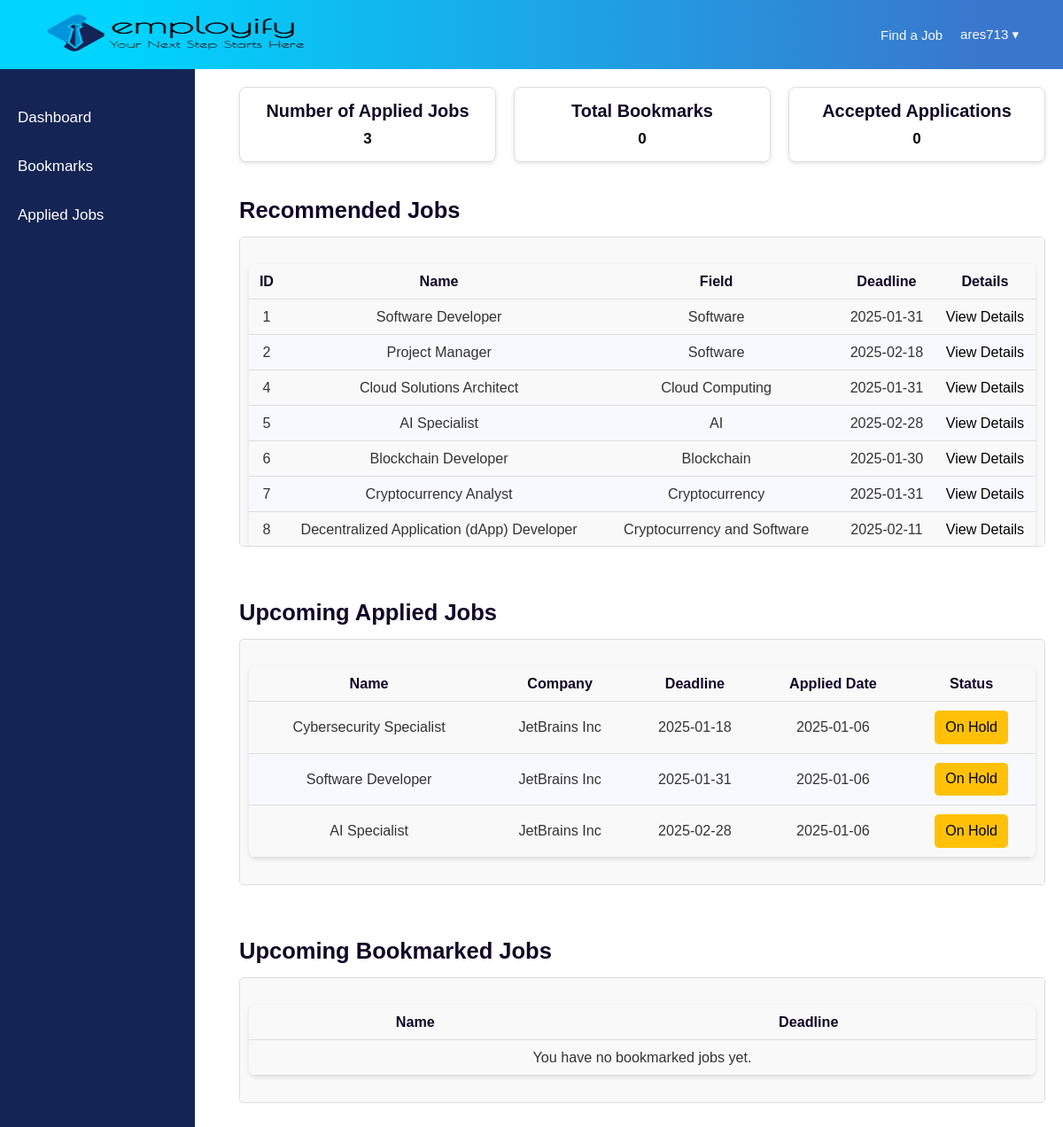
The app's page /js_dashboard.php (signed in) with its own data.
### tables this page shows
CREATE TABLE `applications` (
  `A_id` int(12) NOT NULL,
  `Name` text NOT NULL,
  `R_id` varchar(12) NOT NULL,
  `Status` tinyint(1) NOT NULL DEFAULT 1 COMMENT 'Active = 1\r\nInactive = 0',
  `Deadline` date NOT NULL,
  `Field` varchar(30) NOT NULL,
  `Posted_Date` date NOT NULL DEFAULT current_timestamp(),
  `Description` text NOT NULL,
  `Salary` int(11) NOT NULL
);

CREATE TABLE `seeker_seeks` (
  `S_id` varchar(12) NOT NULL,
  `A_id` int(12) NOT NULL,
  `Applied_Date` date NOT NULL DEFAULT current_timestamp(),
  `Status` tinyint(1) DEFAULT NULL COMMENT 'NULL = On Hold\r\n0 = Rejected\r\n1 = Accepted'
);

CREATE TABLE `recruiter` (
  `R_id` varchar(12) NOT NULL,
  `FName` text NOT NULL,
  `LName` text NOT NULL,
  `Gender` tinyint(1) NOT NULL COMMENT '0 = Female\r\n1 = Male',
  `Email` varchar(255) NOT NULL,
  `Password` varchar(255) NOT NULL,
  `DoB` date NOT NULL DEFAULT current_timestamp(),
  `CName` varchar(30) DEFAULT NULL COMMENT 'Company Name',
  `CDescription` varchar(30) DEFAULT NULL COMMENT 'Company Description',
  `Contact` int(11) NOT NULL
);

### js_dashboard.php (the view, shortened to what this page needs)
<?php
require_once 'DBconnect.php';
$username = $_SESSION['username'];
$query_applied = "SELECT COUNT(*) AS applied_jobs_count FROM seeker_seeks
                    WHERE S_id = ?";
$stmt_applied = $con->prepare($query_applied);
$stmt_applied->bind_param("s", $username);
$stmt_applied->execute();
$result_applied = $stmt_applied->get_result();
$applied_jobs_count = $result_applied->fetch_assoc()['applied_jobs_count'] ?? 0;
$query_bookmarked = "SELECT COUNT(*) AS bookmarked_jobs_count
                     FROM seeker_bookmarks
                     WHERE S_id = ?";
$stmt_bookmarked = $con->prepare($query_bookmarked);
$stmt_bookmarked->bind_param("s", $username);
$stmt_bookmarked->execute();
$result_bookmarked = $stmt_bookmarked->get_result();
$bookmarked_jobs_count = $result_bookmarked->fetch_assoc()['bookmarked_jobs_count'] ?? 0;
$query_accepted = "SELECT COUNT(*) AS total_accepted
                    FROM seeker_seeks s
                    INNER JOIN applications a
                    ON s.A_id = a.A_id
                    WHERE s.S_id = ? AND s.Status = 1";
$stmt_accepted = $con->prepare($query_accepted);
$stmt_accepted->bind_param("s", $username);
$stmt_accepted->execute();
$result_accepted = $stmt_accepted->get_result();
$total_accepted = $result_accepted->fetch_assoc()["total_accepted"] ?? 0;
$query_skills = "SELECT Skills FROM seeker
                    WHERE S_id = ?";
$stmt_skills = $con->prepare($query_skills);
$stmt_skills->bind_param("s", $username);
$stmt_skills->execute();
$result_skills = $stmt_skills->get_result();
$skillsRow = $result_skills->fetch_assoc();
$skills = $skillsRow['Skills'] ?? '';
$skillsArray = array_map('trim', explode(',', $skills));
if (!empty($skillsArray)) {
    $descriptionConditions = [];
    foreach ($skillsArray as $skill) {
        $descriptionConditions[] = "A.Description LIKE CONCAT('%', ?, '%')";
    }
    $descriptionQueryPart = implode(' OR ', $descriptionConditions);
    $query_recommended = "SELECT DISTINCT A.A_id, A.Name, A.Field, A.deadline
                          FROM applications A
                          JOIN seeker S ON S.S_id = ?
                          WHERE A.Status = 1
                          AND (FIND_IN_SET(TRIM(A.Field), TRIM(S.Skills)) > 0
                               OR ($descriptionQueryPart))
                          ORDER BY A.Posted_Date DESC;";
}
$stmt_recommended = $con->prepare($query_recommended);
if (!empty($skillsArray)) {
    $types = str_repeat('s', count($skillsArray) + 1);
    $params = array_merge([$username], $skillsArray);
    $stmt_recommended->bind_param($types, ...$params);
} else {
    $stmt_recommended->bind_param("s", $username);
}
$stmt_recommended->execute();
$result_recommended = $stmt_recommended->get_result();
$query_applied_list = "SELECT a.Name, r.CName,a.Deadline, ss.Applied_Date, ss.Status
                       FROM seeker_seeks ss
                       INNER JOIN applications a ON ss.A_id = a.A_id
                       INNER JOIN recruiter r ON a.R_id = r.R_id
                       WHERE ss.S_id = ?
                       ORDER BY ss.Status DESC, a.Deadline ASC";
$stmt_applied_list = $con->prepare($query_applied_list);
$stmt_applied_list->bind_param("s", $username);
$stmt_applied_list->execute();
$result_applied_list = $stmt_applied_list->get_result();
$query_bookmarked_list = "SELECT a.Name, a.Deadline
                          FROM seeker_bookmarks sb
                          INNER JOIN applications a ON sb.A_id = a.A_id
                          WHERE sb.S_id = ?";
$stmt_bookmarked_list = $con->prepare($query_bookmarked_list);
$stmt_bookmarked_list->bind_param("s", $username);
$stmt_bookmarked_list->execute();
$result_bookmarked_list = $stmt_bookmarked_list->get_result();
?>
<!DOCTYPE html>
<html lang="en">
<head>
    <link rel="stylesheet" href="style.css" />
</head>
<body>
    <?php include 'includes/js_navbar.php'; ?>
    <?php include 'includes/js_sidebar.php'; ?>
    <div class="dashboard_content">
        <div class="dashboard_section" id="summary-section">
            <div class="job_card">
                <h3>Number of Applied Jobs</h3>
                <p id="applied-jobs-count">
                    <?php echo htmlspecialchars($applied_jobs_count); ?>
                </p>
            </div>
            <div class="job_card">
                <h3>Total Bookmarks</h3>
                <p id="bookmarked-jobs-count">
                    <?php echo htmlspecialchars($bookmarked_jobs_count); ?>
                </p>
            </div>
            <div class="job_card">
                <h3>Accepted Applications</h3>
                <p id="accepted-applications-count">
                    <?php echo htmlspecialchars($total_accepted); ?>
                </p>
            </div>
        </div>
        <h2>Recommended Jobs</h2>
        <div class="dashboard_section scrollable" id="job-recommendations-section">
            <table class="job-recommendations">
                <thead>
                    <tr>
                        <th>ID</th>
                        <th>Name</th>
                        <th>Field</th>
                        <th>Deadline</th>
                        <th>Details</th>
                    </tr>
                </thead>
                <tbody>
                    <?php if ($result_recommended->num_rows > 0): ?>
                        <?php while ($row = $result_recommended->fetch_assoc()): ?>
                            <tr>
                                <td> <?= htmlspecialchars($row['A_id']); ?> </td>
                                <td> <?= htmlspecialchars($row['Name']); ?> </td>
                                <td> <?= htmlspecialchars($row['Field']); ?> </td>
                                <td> <?= htmlspecialchars($row['deadline']); ?> </td>
                                <td><a href="?data-job-id=<?= $row['A_id']; ?>#jobDetailsModal" class="view-details">View
                                        Details</a></td>
                            </tr>
                        <?php endwhile; ?>
                    <?php else: ?>
                        <tr>
                            <td colspan="4">No job recommendations based on your skills.</td>
                        </tr>
                    <?php endif; ?>
                </tbody>
            </table>
        </div>
        <h2>Upcoming Applied Jobs</h2>
        <div class="dashboard_section scrollable" id="applied-jobs-section">
            <table class="applied-jobs-list">
                <thead>
                    <tr>
                        <th>Name</th>
                        <th>Company</th>
                        <th>Deadline</th>
                        <th>Applied Date</th>
                        <th>Status</th>
                    </tr>
                </thead>
                <tbody>
                    <?php if ($result_applied_list->num_rows > 0) {
                        while ($row = $result_applied_list->fetch_assoc()) {
                            echo '<tr>';
                            echo '<td>' . htmlspecialchars($row['Name']) . '</td>';
                            echo '<td>' . htmlspecialchars($row['CName']) . '</td>';
                            echo '<td>' . htmlspecialchars($row['Deadline']) . '</td>';
                            echo '<td>' . htmlspecialchars($row['Applied_Date']) . '</td>';
                            if (is_null($row['Status'])) {
                                echo '<td><span class="status on-hold">On Hold</span></td>';
                            } elseif ($row['Status'] == 0) {
                                echo '<td><span class="status rejected">Rejected</span></td>';
                            } elseif ($row['Status'] == 1) {
                                echo '<td><span class="status accepted">Accepted</span></td>';
                            }
                            echo '</tr>';
                        }
                    } else {
                        echo '<tr><td colspan="5">You have not applied to any jobs yet.</td></tr>';
                    } ?>
                </tbody>
            </table>
        </div>
        <h2>Upcoming Bookmarked Jobs</h2>
        <div class="dashboard_section scrollable" id="bookmarks-section">
            <table class="bookmarked-jobs-list">
                <thead>
                    <tr>
                        <th>Name</th>
                        <th>Deadline</th>
                    </tr>
                </thead>
                <tbody>
                    <?php if ($result_bookmarked_list->num_rows > 0) {
                        while ($row = $result_bookmarked_list->fetch_assoc()) {
                            echo '<tr>';
                            echo '<td>' . htmlspecialchars($row['Name']) . '</td>';
                            echo '<td>' . htmlspecialchars($row['Deadline']) . '</td>';
                            echo '</tr>';
                        }
                    } else {
                        echo '<tr><td colspan="2">You have no bookmarked jobs yet.</td></tr>';
                    } ?>
                </tbody>
            </table>
        </div>
    </div>
</body>
</html>

### includes/js_navbar.php (shortened to what this page needs)
<?php
$username = $_SESSION['username'];
?>
<header class="navbar">
    <div class="logo">
        <h1><a href="index.php"><img src="images/logo.png"></a></h1>
    </div>
    <nav class="nav-links">
        <a href="js_search.php">Find a Job</a>
        <div class="dropdown">
            <button class="dropbtn"><?php echo htmlspecialchars($username); ?> ▾</button>
        </div>
    </nav>
</header>

### includes/js_sidebar.php
<aside class="sidebar">
    <ul>
        <li><a href="js_dashboard.php">Dashboard</a></li>
        <li><a href="js_bookmarks.php">Bookmarks</a></li>
        <li><a href="js_applied-jobs.php">Applied Jobs</a></li>
    </ul>
</aside>

### style.css (style rules this page uses)
* { margin: 0; padding: 0; box-sizing: border-box; font-family: "Poppins", sans-serif; }
body { margin: 0; padding: 0; width: -webkit-fill-available; height: fit-content; font-family: "Noto Sans", serif; font-size: 17px; color: #100727; z-index: -1; backdrop-filter: blur(2px); position: relative; }
h2 { margin-bottom: 15px; }
a { color: black; text-decoration: none; }
.navbar { display: flex; justify-content: space-between; width: -webkit-fill-available; align-items: center; padding: 10px 50px; background-color: rgb(57, 119, 205); background: linear-gradient( 270deg, rgba(57, 119, 205, 1) 8%, rgba(0, 212, 255, 1) 89% ); }
.navbar .logo a { font-size: 32px; font-weight: bold; }
.logo img { width: 300px; height: auto; max-height: 50px; display: inline-block; }
.navbar .nav-links { display: flex; align-items: center; gap: 20px; }
.nav-links a { color: #fbfbfc; text-decoration: none; font-size: 15px; }
.dropdown { position: relative; display: inline-block; }
.dropdown .dropbtn { background: none; border: none; color: #fbfbfc; font-size: 15px; cursor: pointer; }
.sidebar { width: 220px; height: 100vh; min-height: 100%; background-color: #142455; color: white; display: flex; flex-direction: column; padding: 20px 0; position: fixed; left: 0; overflow-y: auto; }
.sidebar ul { list-style-type: none; padding: 0; }
.sidebar ul li { margin: 15px 0; }
.sidebar ul li a { color: white; text-decoration: none; padding: 10px 20px; display: block; transition: background-color 0.3s ease; }
.dashboard_content { margin-left: 250px; padding: 20px; }
.dashboard_section { margin-bottom: 60px; }
.dashboard_section p { font-size: 17px; color: #010101; text-align: center; font-weight: bold; }
#summary-section { display: flex; gap: 20px; margin-bottom: 40px; }
.job_card { background: #ffff; border: 1px solid #ddd; border-radius: 8px; padding: 15px; width: 100%; text-align: center; box-shadow: 0 2px 5px rgba(0, 0, 0, 0.1); }
.job_card h3 { margin: 0 0 10px; }
.scrollable { max-height: 350px; overflow-y: auto; border: 1px solid #ddd; padding: 10px; background: #f9f9f9; border-radius: 5px; }
table { width: 100%; border-collapse: collapse; margin: 20px 0; font-size: 0.95em; font-family: Arial, sans-serif; border-radius: 8px; overflow: hidden; box-shadow: 0 2px 5px rgba(0, 0, 0, 0.1); }
th { text-align: center; padding: 10px; border-bottom: 1px solid #ddd; }
td { text-align: center; padding: 10px; border-bottom: 1px solid #ddd; }
tr:nth-child(even) { background-color: #f8f9ff; }
td { color: #333; }
.status { height: 37.5px; max-width: fit-content; color: #fcfcfd; text-decoration: none; margin: auto; display: flex; justify-content: center; align-items: center; border: none; padding: 12px; font-size: 16px; border-radius: 5px; cursor: pointer; transition: background-color 0.3s ease; }
.status.on-hold { background-color: #ffc107; color: #000; }

### records on screen
applications: A_id "1", Name "Software Developer", Field "Software", Deadline "2025-01-31"
applications: A_id "2", Name "Project Manager", Field "Software", Deadline "2025-02-18"
applications: A_id "4", Name "Cloud Solutions Architect", Field "Cloud Computing", Deadline "2025-01-31"
applications: A_id "5", Name "AI Specialist", Field "AI", Deadline "2025-02-28"
applications: A_id "6", Name "Blockchain Developer", Field "Blockchain", Deadline "2025-01-30"
applications: A_id "7", Name "Cryptocurrency Analyst", Field "Cryptocurrency", Deadline "2025-01-31"
applications: A_id "8", Name "Decentralized Application (dApp) Developer", Field "Cryptocurrency and Software", Deadline "2025-02-11"
seeker_seeks: A.Name "Cybersecurity Specialist", recruiter.CName "JetBrains Inc", A.Deadline "2025-01-18", Applied_Date "2025-01-06", shows "On Hold"
seeker_seeks: A.Name "Software Developer", recruiter.CName "JetBrains Inc", A.Deadline "2025-01-31", Applied_Date "2025-01-06", shows "On Hold"
seeker_seeks: A.Name "AI Specialist", recruiter.CName "JetBrains Inc", A.Deadline "2025-02-28", Applied_Date "2025-01-06", shows "On Hold"

### other values on screen
$username "ares713"
$applied_jobs_count "3"
$bookmarked_jobs_count "0"
$total_accepted "0"
